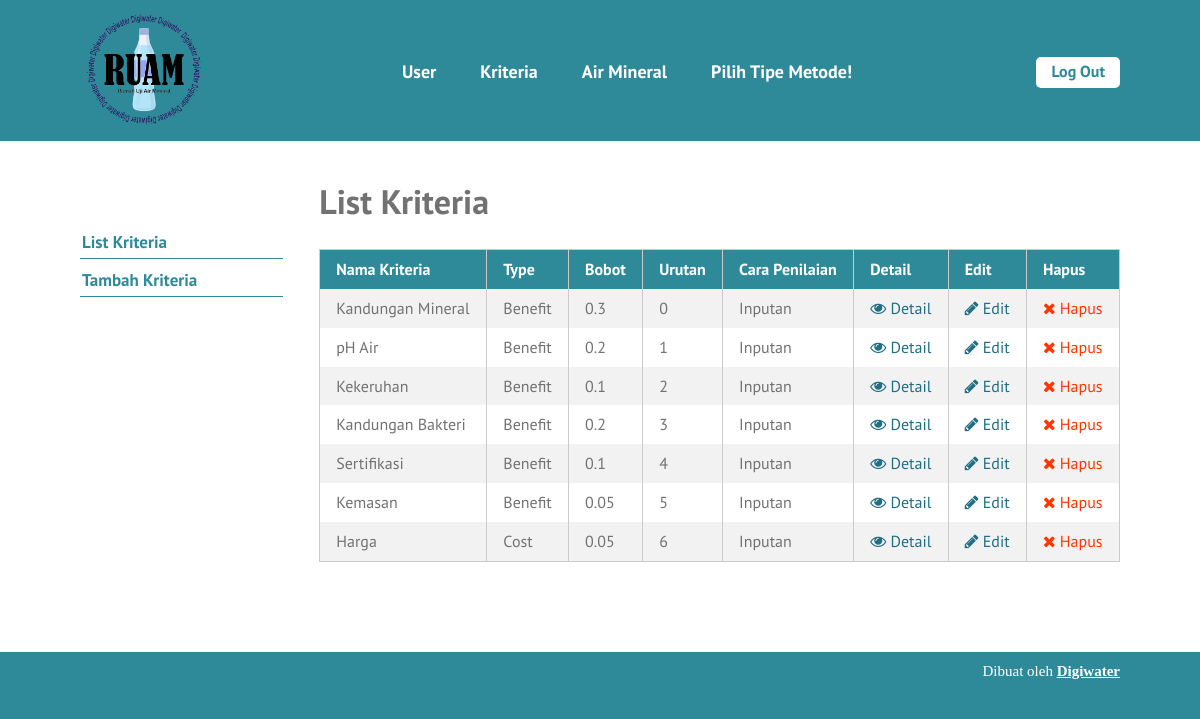
The page /list-kriteria.php (signed in) on the database its author committed.
### tables this page shows
CREATE TABLE `kriteria` (
  `id_kriteria` int(10) NOT NULL,
  `nama` varchar(30) NOT NULL,
  `type` enum('benefit','cost') NOT NULL,
  `bobot` float NOT NULL,
  `ada_pilihan` tinyint(1) DEFAULT NULL,
  `urutan_order` int(2) NOT NULL
);

### list-kriteria.php (the view, shortened to what this page needs)
<?php require_once('includes/init.php'); ?>
<?php
require_once('template-parts/header.php');
?>
	<div class="main-content-row">
	<div class="container clearfix">
		<?php include_once('template-parts/sidebar-kriteria.php'); ?>
		<div class="main-content the-content">
			<h1>List Kriteria</h1>
			<?php
			$query = $pdo->prepare('SELECT * FROM kriteria ORDER BY urutan_order ASC');
			$query->execute();
			$query->setFetchMode(PDO::FETCH_ASSOC);
			if($query->rowCount() > 0):
			?>
			<table class="pure-table pure-table-striped">
				<thead>
					<tr>
						<th>Nama Kriteria</th>
						<th>Type</th>
						<th>Bobot</th>
						<th>Urutan</th>
						<th>Cara Penilaian</th>
						<th>Detail</th>
						<th>Edit</th>
						<th>Hapus</th>
					</tr>
				</thead>
				<tbody>
					<?php while($hasil = $query->fetch()): ?>
						<tr>
							<td><?php echo $hasil['nama']; ?></td>
							<td>
							<?php
							if($hasil['type'] == 'benefit') {
								echo 'Benefit';
							} elseif($hasil['type'] == 'cost') {
								echo 'Cost';
							}
							?>
							</td>
							<td><?php echo $hasil['bobot']; ?></td>
							<td><?php echo $hasil['urutan_order']; ?></td>
							<td><?php echo ($hasil['ada_pilihan']) ? 'Pilihan': 'Inputan'; ?></td>
							<td><a href="single-kriteria.php?id=<?php echo $hasil['id_kriteria']; ?>"><span class="fa fa-eye"></span> Detail</a></td>
							<td><a href="edit-kriteria.php?id=<?php echo $hasil['id_kriteria']; ?>"><span class="fa fa-pencil"></span> Edit</a></td>
							<td><a href="hapus-kriteria.php?id=<?php echo $hasil['id_kriteria']; ?>" class="red yaqin-hapus"><span class="fa fa-times"></span> Hapus</a></td>
						</tr>
					<?php endwhile; ?>
				</tbody>
			</table>
			<?php else: ?>
				<p>Maaf, belum ada data untuk kriteria.</p>
			<?php endif; ?>
		</div>
	</div>
	</div>
<?php
require_once('template-parts/footer.php');

### stylesheets/style.css (style rules this page uses)
html,body,div,span,applet,object,iframe,h1,h2,h3,h4,h5,h6,p,blockquote,pre,a,abbr,acronym,address,big,cite,code,del,dfn,em,img,ins,kbd,q,s,samp,small,strike,strong,sub,sup,tt,var,b,u,i,center,dl,dt,dd,ol,ul,li,fieldset,form,label,legend,table,caption,tbody,tfoot,thead,tr,th,td,article,aside,canvas,details,embed,figure,figcaption,footer,header,hgroup,menu,nav,output,ruby,section,summary,time,mark,audio,video { margin:0;padding:0;border:0;font-size:100%;vertical-align:baseline }
body { line-height:1 }
table { border-collapse:collapse;border-spacing:0 }
*,*:before,*:after { -moz-box-sizing:border-box;-webkit-box-sizing:border-box;box-sizing:border-box }
.clearfix:before,.clearfix:after { content:" ";display:table }
.clear,.clearfix:after { clear:both }
a { color:#2E8A99;text-decoration:none }
.container { max-width:1100px;margin:0 auto;position:relative;padding:0 30px }
body { background:#2E8A99;font-family:"PT Sans",sans-serif;color:#727272;font-size:14px;line-height:1.3;font-weight:500 }
h1,h2,h3,h4,h5,h6 { font-weight:300 }
.pure-table { border-collapse:collapse;border-spacing:0;empty-cells:show;border:1px solid #cbcbcb;width:100% }
.pure-table td,.pure-table th { border-left:1px solid #cbcbcb;border-width:0 0 0 1px;font-size:inherit;margin:0;overflow:visible;padding:0.5em 1em }
.pure-table td:first-child,.pure-table th:first-child { border-left-width:0 }
.pure-table thead { background-color:#2E8A99;color:#fff;text-align:left;vertical-align:bottom }
.pure-table thead th { color:#fff }
.pure-table td { background-color:transparent }
.pure-table-striped tr:nth-child(2n-1) td { background-color:#f2f2f2 }
.the-content { font-size:16px;line-height:1.42857 }
.the-content a { color:#1F6E84 }
.the-content h1,.the-content h2,.the-content h3,.the-content h4,.the-content h5,.the-content h6 { font-weight:700 }
.the-content h1 { font-size:34px;margin:0.8em 0 0.8em;padding:0;line-height:1.2 }
.the-content blockquote,.the-content table,.the-content p,.the-content ul,.the-content ol,.the-content dd,.the-content pre,.the-content iframe,.the-content .flxmap-container,.the-content hr { margin-bottom:1em }
.the-content table { margin-bottom:50px }
.the-content>h1:first-child,.the-content>h3:first-child,.the-content>h2:first-child { margin-top:0 }
.fa { display:inline-block;font:normal normal normal 14px/1 FontAwesome;font-size:inherit;text-rendering:auto;-webkit-font-smoothing:antialiased;-moz-osx-font-smoothing:grayscale }
.fa-remove:before,.fa-close:before,.fa-times:before { content:"\f00d" }
.fa-pencil:before { content:"\f040" }
.fa-eye:before { content:"\f06e" }
button,a { -webkit-transition:all .2s ease;-moz-transition:all .2s ease;-o-transition:all .2s ease;transition:all 0.2s ease }
span.red,a.red,.the-content span.red,.the-content a.red { color:#ff3600 }
.main-content { float:right;width:77%;padding:40px 0 }

### rows shown on the page
kriteria: nama "Kandungan Mineral", type "Benefit", bobot "0.3", urutan_order "0", ada_pilihan "Inputan"
kriteria: nama "pH Air", type "Benefit", bobot "0.2", urutan_order "1", ada_pilihan "Inputan"
kriteria: nama "Kekeruhan", type "Benefit", bobot "0.1", urutan_order "2", ada_pilihan "Inputan"
kriteria: nama "Kandungan Bakteri", type "Benefit", bobot "0.2", urutan_order "3", ada_pilihan "Inputan"
kriteria: nama "Sertifikasi", type "Benefit", bobot "0.1", urutan_order "4", ada_pilihan "Inputan"
kriteria: nama "Kemasan", type "Benefit", bobot "0.05", urutan_order "5", ada_pilihan "Inputan"
kriteria: nama "Harga", type "Cost", bobot "0.05", urutan_order "6", ada_pilihan "Inputan"
